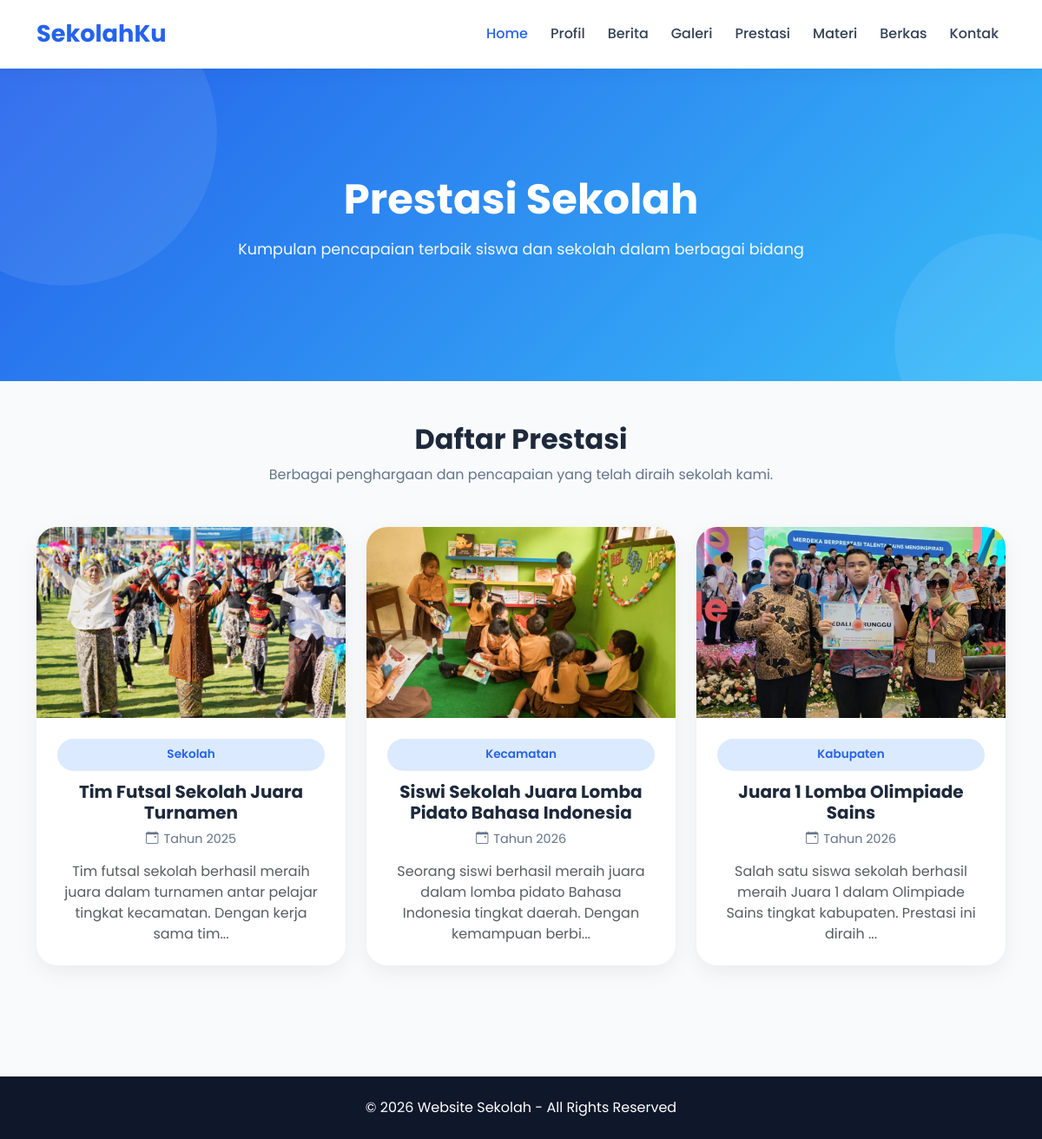
The page /prestasi.php on the database its author committed.
### tables this page shows
CREATE TABLE `prestasi` (
  `id_prestasi` int(11) NOT NULL,
  `nama_prestasi` varchar(255) DEFAULT NULL,
  `deskripsi` text DEFAULT NULL,
  `tahun` varchar(10) DEFAULT NULL,
  `tingkat` varchar(50) DEFAULT NULL,
  `gambar` varchar(255) DEFAULT NULL
);

### prestasi.php (the view, shortened to what this page needs)
<?php
include 'config/koneksi.php';
$data = mysqli_query($koneksi, "SELECT * FROM prestasi ORDER BY id_prestasi DESC");
?>
<!DOCTYPE html>
<html>
<head>
    <link href="https://cdn.jsdelivr.net/npm/bootstrap@5.3.0/dist/css/bootstrap.min.css" rel="stylesheet">
    <link rel="stylesheet" href="https://cdn.jsdelivr.net/npm/bootstrap-icons@1.11.3/font/bootstrap-icons.min.css">
</head>
<body>
<nav class="navbar navbar-expand-lg sticky-top">
    <div class="container">
        <a class="navbar-brand fw-bold">SekolahKu</a>
        <div class="collapse navbar-collapse" id="menu">
            <ul class="navbar-nav ms-auto align-items-lg-center">
                <li><a href="index.php" class="nav-link active">Home</a></li>
                <li><a href="profil.php" class="nav-link">Profil</a></li>
                <li><a href="berita.php" class="nav-link">Berita</a></li>
                <li><a href="galeri.php" class="nav-link">Galeri</a></li>
                <li><a href="prestasi.php" class="nav-link">Prestasi</a></li>
                <li><a href="materi.php" class="nav-link">Materi</a></li>
                <li><a href="berkas.php" class="nav-link">Berkas</a></li>
                <li><a href="kontak.php" class="nav-link">Kontak</a></li>
            </ul>
        </div>
    </div>
</nav>
<section class="hero">
    <div class="hero-content container">
        <h1>Prestasi Sekolah</h1>
        <p>Kumpulan pencapaian terbaik siswa dan sekolah dalam berbagai bidang</p>
    </div>
</section>
<div class="container py-5">
    <div class="text-center mb-5">
        <h2 class="section-title">Daftar Prestasi</h2>
        <p class="section-subtitle">Berbagai penghargaan dan pencapaian yang telah diraih sekolah kami.</p>
    </div>
    <div class="row g-4">
        <?php while($row = mysqli_fetch_assoc($data)) { ?>
        <div class="col-lg-4 col-md-6 d-flex">
            <div class="prestasi-card w-100">
                <img src="assets/img/<?= $row['gambar']; ?>">
                <div class="p-4 text-center d-flex flex-column h-100">
                    <div class="badge-level">
                        <?= $row['tingkat']; ?>
                    </div>
                    <h5 class="fw-bold mb-2"><?= $row['nama_prestasi']; ?></h5>
                    <div class="tahun-box justify-content-center">
                        <i class="bi bi-calendar-event"></i>
                        Tahun <?= $row['tahun']; ?>
                    </div>
                    <p class="text-muted flex-grow-1 mb-0">
                        <?= substr($row['deskripsi'],0,110); ?>...
                    </p>
                </div>
            </div>
        </div>
        <?php } ?>
    </div>
</div>
<footer class="footer text-center p-4">
    <p class="mb-0">© 2026 Website Sekolah - All Rights Reserved</p>
</footer>
</body>
</html>

### prestasi.php (style rules this page uses)
* { margin: 0; padding: 0; box-sizing: border-box; font-family: 'Poppins', sans-serif; }
body { background: #f8fafc; color: #1e293b; overflow-x: hidden; }
.navbar { background: rgba(255,255,255,0.9) !important; backdrop-filter: blur(12px); box-shadow: 0 2px 20px rgba(0,0,0,0.05); padding: 14px 0; }
.navbar-brand { font-size: 1.7rem; font-weight: 700; color: #2563eb !important; }
.nav-link { color: #334155 !important; font-weight: 500; margin-left: 10px; transition: 0.3s; }
.nav-link:hover, .nav-link.active { color: #2563eb !important; }
.hero { min-height: 45vh; display: flex; align-items: center; justify-content: center; text-align: center; background: linear-gradient(135deg, #2563eb, #38bdf8); color: white; position: relative; overflow: hidden; }
.hero::before { content: ''; position: absolute; width: 350px; height: 350px; background: rgba(255,255,255,0.08); border-radius: 50%; top: -100px; left: -100px; }
.hero::after { content: ''; position: absolute; width: 250px; height: 250px; background: rgba(255,255,255,0.08); border-radius: 50%; bottom: -80px; right: -80px; }
.hero-content { position: relative; z-index: 2; }
.hero h1 { font-size: 3rem; font-weight: 700; margin-bottom: 15px; }
.hero p { font-size: 1.1rem; opacity: 0.95; }
.section-title { font-size: 2rem; font-weight: 700; margin-bottom: 10px; }
.section-subtitle { color: #64748b; margin-bottom: 35px; }
.prestasi-card { background: white; border-radius: 24px; overflow: hidden; box-shadow: 0 8px 25px rgba(0,0,0,0.06); transition: 0.3s; height: 100%; border: none; }
.prestasi-card img { width: 100%; height: 220px; object-fit: cover; }
.badge-level { display: inline-block; background: #dbeafe; color: #2563eb; font-size: 0.85rem; font-weight: 600; padding: 8px 16px; border-radius: 50px; margin-bottom: 12px; }
.tahun-box { display: inline-flex; align-items: center; gap: 6px; color: #64748b; font-size: 0.9rem; margin-bottom: 15px; }
.footer { background: #0f172a; color: white; margin-top: 80px; }

### rows shown on the page
prestasi: gambar (picture), tingkat "Sekolah", nama_prestasi "Tim Futsal Sekolah Juara Turnamen", tahun "2025", deskripsi "Tim futsal sekolah berhasil meraih juara dalam turnamen antar pelajar tingkat kecamatan. Dengan kerja sama tim"
prestasi: gambar (picture), tingkat "Kecamatan", nama_prestasi "Siswi Sekolah Juara Lomba Pidato Bahasa Indonesia", tahun "2026", deskripsi "Seorang siswi berhasil meraih juara dalam lomba pidato Bahasa Indonesia tingkat daerah. Dengan kemampuan berbi"
prestasi: gambar (picture), tingkat "Kabupaten", nama_prestasi "Juara 1 Lomba Olimpiade Sains", tahun "2026", deskripsi "Salah satu siswa sekolah berhasil meraih Juara 1 dalam Olimpiade Sains tingkat kabupaten. Prestasi ini diraih"
